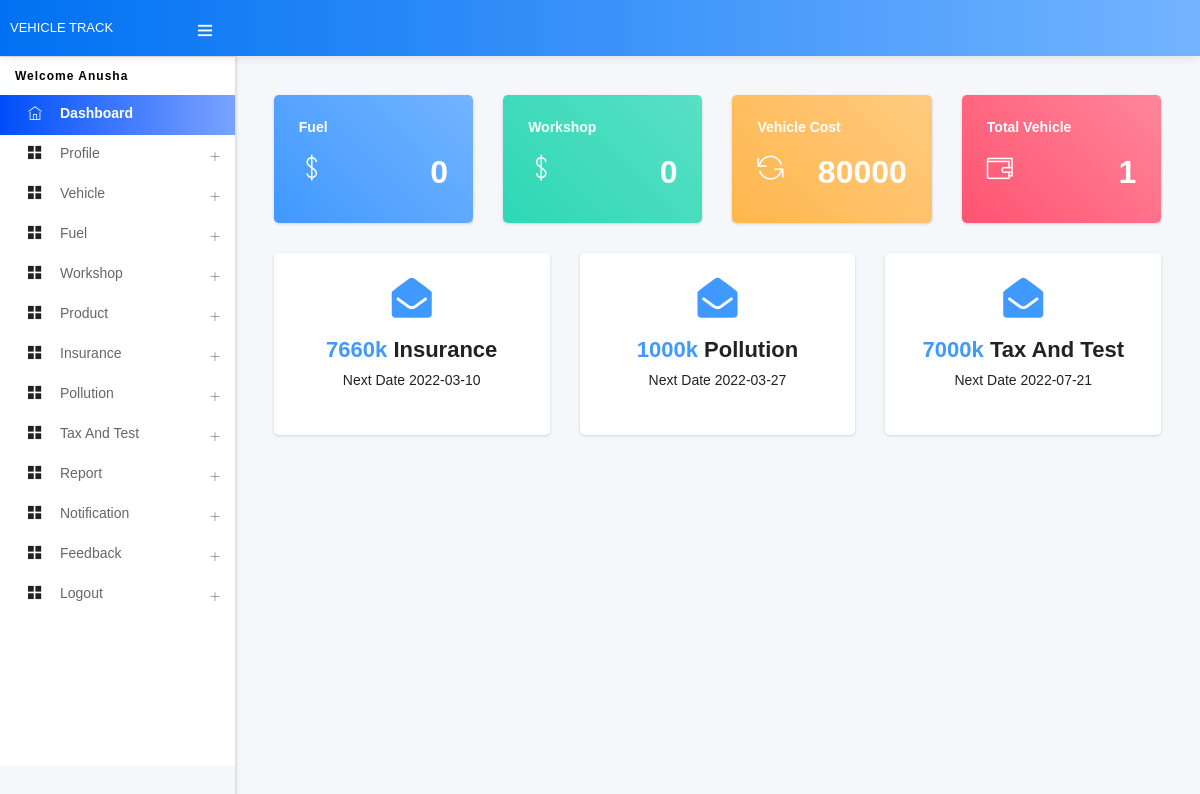
The page /user/index.php (signed in) on the database its author committed.
### tables this page shows
CREATE TABLE IF NOT EXISTS `user` (
  `user_id` int(11) NOT NULL AUTO_INCREMENT,
  `Log_Id` text NOT NULL,
  `name` text NOT NULL,
  `contact_no` text NOT NULL,
  `email` text NOT NULL,
  `location` text NOT NULL,
  `password` text NOT NULL,
  `utype` text NOT NULL,
  `stat` text NOT NULL,
  `liceno` text,
  `adharno` text,
  `photo` text,
  `date` date NOT NULL,
  PRIMARY KEY (`user_id`)
);

CREATE TABLE IF NOT EXISTS `insurance` (
  `insr_id` int(11) NOT NULL AUTO_INCREMENT,
  `Log_Id` text NOT NULL,
  `aadharno` varchar(200) NOT NULL,
  `vno` varchar(200) NOT NULL,
  `vname` varchar(200) NOT NULL,
  `vtype` varchar(200) NOT NULL,
  `ndate` date NOT NULL,
  `fname` varchar(200) NOT NULL,
  `amt` double NOT NULL,
  `desp` text NOT NULL,
  `date` date NOT NULL,
  PRIMARY KEY (`insr_id`)
);

CREATE TABLE IF NOT EXISTS `pollution` (
  `pls_id` int(11) NOT NULL AUTO_INCREMENT,
  `Log_Id` text NOT NULL,
  `aadharno` varchar(200) NOT NULL,
  `vno` varchar(200) NOT NULL,
  `vname` varchar(200) NOT NULL,
  `vtype` varchar(200) NOT NULL,
  `ndate` date NOT NULL,
  `fname` varchar(200) NOT NULL,
  `amt` double NOT NULL,
  `desp` text NOT NULL,
  `date` date NOT NULL,
  PRIMARY KEY (`pls_id`)
);

CREATE TABLE IF NOT EXISTS `taxtest` (
  `txtst_id` int(11) NOT NULL AUTO_INCREMENT,
  `Log_Id` text NOT NULL,
  `aadharno` varchar(200) NOT NULL,
  `vno` varchar(200) NOT NULL,
  `vname` varchar(200) NOT NULL,
  `vtype` varchar(200) NOT NULL,
  `ndate` date NOT NULL,
  `fname` varchar(200) NOT NULL,
  `txtst` varchar(200) NOT NULL,
  `amt` double NOT NULL,
  `desp` text NOT NULL,
  `date` date NOT NULL,
  PRIMARY KEY (`txtst_id`)
);

### user/index.php (the view, shortened to what this page needs)
<?php
	include('../connect/db.php');
?>
<!DOCTYPE html>
<html lang="en">
	<head>
        <?php include("include/css.php");?>
	</head>
<body>
    <div id="pcoded" class="pcoded">
        <div class="pcoded-container navbar-wrapper">
            <nav class="navbar header-navbar pcoded-header">
               <div class="navbar-wrapper">
                   <div class="navbar-logo">
                       <a class="mobile-menu" id="mobile-collapse" href="#!">
                           <i class="ti-menu"></i>
                       </a>
                       <a href="index.php">
                          Vehicle Track
                       </a>
                   </div>
               </div>
           </nav>
            <div class="pcoded-main-container">
                <div class="pcoded-wrapper">
                    <?php include("include/leftmenu.php");?>
                    <div class="pcoded-content" id="home">
                        <div class="pcoded-inner-content">
                            <div class="main-body">
                                <div class="page-wrapper">
                                    <div class="page-body">
                                      <div class="row">
                                            <div class="col-md-6 col-xl-3">
                                                <div class="card bg-c-blue order-card">
                                                    <div class="card-block">
                                                        <h6 class="m-b-20">Fuel</h6>
                                                        <h2 class="text-right"><i class="ti-money f-left"></i><span>
                                                        <?php
															$tot=0;
															echo $tot;
														 ?>
                                                        </span></h2>
                                                    </div>
                                                </div>
                                            </div>
                                            <div class="col-md-6 col-xl-3">
                                                <div class="card bg-c-green order-card">
                                                    <div class="card-block">
                                                        <h6 class="m-b-20">Workshop</h6>
                                                        <h2 class="text-right"><i class="ti-money f-left"></i><span>
                                                        <?php
															$tot=0;
															echo $tot;
														 ?>
                                                        </span></h2>
                                                    </div>
                                                </div>
                                            </div>
                                            <div class="col-md-6 col-xl-3">
                                                <div class="card bg-c-yellow order-card">
                                                    <div class="card-block">
                                                        <h6 class="m-b-20">Vehicle Cost</h6>
                                                        <h2 class="text-right"><i class="ti-reload f-left"></i><span>
                                                        <?php
															$tot=0;
															$result = $db->prepare("select * from vehicle where Log_Id='$Log_Id'");
															$result->execute();
															for($i=0; $row = $result->fetch(); $i++)
															{
																$tot=$tot+$row['amt'];
															}
															echo $tot;
														 ?>
                                                        </span></h2>
                                                    </div>
                                                </div>
                                            </div>
                                            <div class="col-md-6 col-xl-3">
                                                <div class="card bg-c-pink order-card">
                                                    <div class="card-block">
                                                        <h6 class="m-b-20">Total Vehicle</h6>
                                                        <h2 class="text-right"><i class="ti-wallet f-left"></i><span>
                                                        	<?php
																$result = $db->prepare("select count(*) from vehicle where Log_Id='$Log_Id'");
																$result->execute();
																for($i=0; $row = $result->fetch(); $i++)
																{
																	echo"".$row['count(*)']."";
																}
															?>
                                                        </span></h2>
                                                    </div>
                                                </div>
                                            </div>
                                            <div class="col-md-12 col-lg-4">
                                                <div class="card">
                                                    <div class="card-block text-center">
                                                        <i class="fa fa-envelope-open text-c-blue d-block f-40"></i>
                                                        <h4 class="m-t-20"><span class="text-c-blue">
                                                      	 <?php
															$tot=0;
															$result = $db->prepare("select * from insurance where Log_Id='$Log_Id'");
															$result->execute();
															for($i=0; $row = $result->fetch(); $i++)
															{
																$tot=$tot+$row['amt'];
																$ndate=$row['ndate'];
															}
															echo $tot."k";
														 ?>
                                                        </span> Insurance</h4>
                                                        <p class="m-b-20">Next Date <?php echo $ndate;?></p>
                                                    </div>
                                                </div>
                                            </div>
                                            <div class="col-md-12 col-lg-4">
                                                <div class="card">
                                                    <div class="card-block text-center">
                                                        <i class="fa fa-envelope-open text-c-blue d-block f-40"></i>
                                                        <h4 class="m-t-20"><span class="text-c-blue">
														<?php
															$tot=0;
															$result = $db->prepare("select * from pollution where Log_Id='$Log_Id'");
															$result->execute();
															for($i=0; $row = $result->fetch(); $i++)
															{
																$tot=$tot+$row['amt'];
																$ndate=$row['ndate'];
															}
															echo $tot."k";
														 ?>
                                                        </span> Pollution</h4>
                                                        <p class="m-b-20">Next Date <?php echo $ndate;?></p>
                                                    </div>
                                                </div>
                                            </div>
                                            <div class="col-md-12 col-lg-4">
                                                <div class="card">
                                                    <div class="card-block text-center">
                                                        <i class="fa fa-envelope-open text-c-blue d-block f-40"></i>
                                                        <h4 class="m-t-20"><span class="text-c-blue">
														<?php
															$tot=0;
															$result = $db->prepare("select * from taxtest where Log_Id='$Log_Id'");
															$result->execute();
															for($i=0; $row = $result->fetch(); $i++)
															{
																$tot=$tot+$row['amt'];
																$ndate=$row['ndate'];
															}
															echo $tot."k";
														 ?>
                                                        </span> Tax And Test</h4>
                                                        <p class="m-b-20">Next Date <?php echo $ndate;?></p>
                                                    </div>
                                                </div>
                                            </div>
                                        </div>
                                    </div>
                                </div>
                            </div>
                        </div>
                    </div>
                </div>
            </div>
        </div>
	</div>
</body>
</html>

### user/include/leftmenu.php (shortened to what this page needs)
<?php
	$Log_Id=$_SESSION['SESS_USER_ID'];
	$result = $db->prepare("select * from user where Log_Id='$Log_Id'");
	$result->execute();
	for($i=0; $row = $result->fetch(); $i++)
	{
		$uname=$row["name"];
	}
?>
<nav class="pcoded-navbar">
    <div class="pcoded-inner-navbar main-menu">
        <div class="pcoded-navigatio-lavel" data-i18n="nav.category.navigation" style="text-transform:capitalize;">
            Welcome <?php echo $uname;?>
        </div>
        <ul class="pcoded-item pcoded-left-item">
            <li class="active">
                <a href="index.php">
                    <span class="pcoded-micon"><i class="ti-home"></i><b>D</b></span>
                    <span class="pcoded-mtext" data-i18n="nav.dash.main">Dashboard</span>
                </a>
            </li>
            <li class="pcoded-hasmenu">
                <a href="javascript:void(0)">
                    <span class="pcoded-micon"><i class="ti-layout-grid2-alt"></i></span>
                    <span class="pcoded-mtext"  data-i18n="nav.basic-components.main">Profile</span>
                </a>
            </li>
             <li class="pcoded-hasmenu">
                <a href="javascript:void(0)">
                    <span class="pcoded-micon"><i class="ti-layout-grid2-alt"></i></span>
                    <span class="pcoded-mtext"  data-i18n="nav.basic-components.main">Vehicle</span>
                </a>
            </li>
            <li class="pcoded-hasmenu">
                <a href="javascript:void(0)">
                    <span class="pcoded-micon"><i class="ti-layout-grid2-alt"></i></span>
                    <span class="pcoded-mtext"  data-i18n="nav.basic-components.main">Fuel</span>
                </a>
            </li>
            <li class="pcoded-hasmenu">
                <a href="javascript:void(0)">
                    <span class="pcoded-micon"><i class="ti-layout-grid2-alt"></i></span>
                    <span class="pcoded-mtext"  data-i18n="nav.basic-components.main">Workshop</span>
                </a>
            </li>
            <li class="pcoded-hasmenu">
                <a href="javascript:void(0)">
                    <span class="pcoded-micon"><i class="ti-layout-grid2-alt"></i></span>
                    <span class="pcoded-mtext"  data-i18n="nav.basic-components.main">Product</span>
                </a>
            </li>
            <li class="pcoded-hasmenu">
                <a href="javascript:void(0)">
                    <span class="pcoded-micon"><i class="ti-layout-grid2-alt"></i></span>
                    <span class="pcoded-mtext"  data-i18n="nav.basic-components.main">Insurance</span>
                </a>
            </li>
            <li class="pcoded-hasmenu">
                <a href="javascript:void(0)">
                    <span class="pcoded-micon"><i class="ti-layout-grid2-alt"></i></span>
                    <span class="pcoded-mtext"  data-i18n="nav.basic-components.main">Pollution</span>
                </a>
            </li>
             <li class="pcoded-hasmenu">
                <a href="javascript:void(0)">
                    <span class="pcoded-micon"><i class="ti-layout-grid2-alt"></i></span>
                    <span class="pcoded-mtext"  data-i18n="nav.basic-components.main">Tax And Test</span>
                </a>
            </li>
            <li class="pcoded-hasmenu">
                <a href="javascript:void(0)">
                    <span class="pcoded-micon"><i class="ti-layout-grid2-alt"></i></span>
                    <span class="pcoded-mtext"  data-i18n="nav.basic-components.main">Report</span>
                </a>
            </li>
            <li class="pcoded-hasmenu">
                <a href="javascript:void(0)">
                    <span class="pcoded-micon"><i class="ti-layout-grid2-alt"></i></span>
                    <span class="pcoded-mtext"  data-i18n="nav.basic-components.main">Notification</span>
                </a>
            </li>
            <li class="pcoded-hasmenu">
                <a href="javascript:void(0)">
                    <span class="pcoded-micon"><i class="ti-layout-grid2-alt"></i></span>
                    <span class="pcoded-mtext"  data-i18n="nav.basic-components.main">Feedback</span>
                </a>
            </li>
             <li class="pcoded-hasmenu">
                <a href="javascript:void(0)">
                    <span class="pcoded-micon"><i class="ti-layout-grid2-alt"></i></span>
                    <span class="pcoded-mtext"  data-i18n="nav.basic-components.main">Logout</span>
                </a>
            </li>
        </ul>
    </div>
</nav>

### rows shown on the page
user: name "Anusha"
insurance: ndate "2022-03-10"
pollution: ndate "2022-03-27"
taxtest: ndate "2022-07-21"

### other values the page prints
$tot "0"
$tot "80000"
$row['count(*)'] "1"
$tot "7660"
$tot "1000"
$tot "7000"
